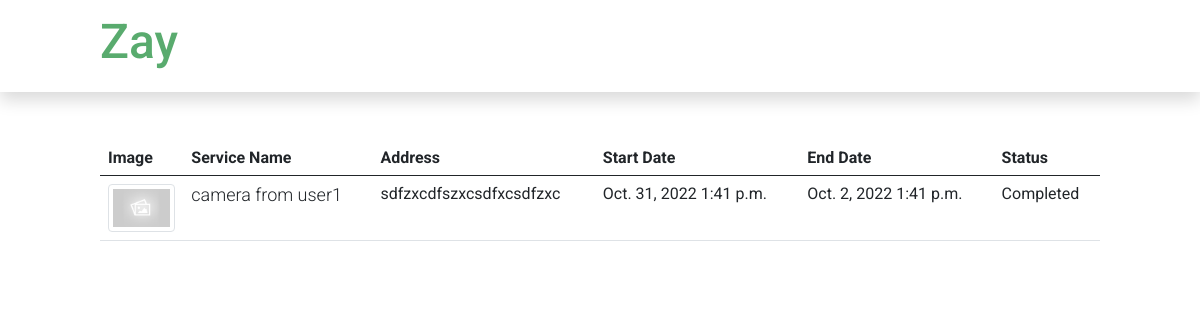
/services/order-page/ (signed in), run on the app's committed database.
### services/models.py (models this page shows)
class booking(models.Model):
    book_status = (
        ('Processing', 'Processing'),
        ('Accept', 'Accept'),
        ('Running', 'Running'),
        ('Completed', 'Completed'),
    )
    customer = models.ForeignKey(profile,on_delete=models.CASCADE, null=True, blank=True)
    services = models.ForeignKey(Event_Services,on_delete=models.CASCADE, null=True, blank=True)
    address = models.TextField(null=True, blank=True)
    start_date = models.DateField(auto_now_add=False,auto_now=False,null=True, blank=True)
    end_date = models.DateField(auto_now_add=False,auto_now=False,null=True, blank=True)
    start_time = models.TimeField(auto_now_add=False,auto_now=False,null=True, blank=True)
    end_time = models.TimeField(auto_now_add=False,auto_now=False,null=True, blank=True)
    status = models.CharField(max_length=200,choices=book_status,default='Processing')
    created = models.DateTimeField(auto_now_add=True)
    id = models.UUIDField(default=uuid.uuid4, unique=True, primary_key=True,editable=False)
    @property
    def Running(self):
        if end_date < datetime.date.today():
            status = 'Completed'

class Event_Services(models.Model):
    service_owner=models.ForeignKey(profile,on_delete=models.CASCADE,null=True,blank=True)
    service_name = models.CharField(max_length=200)
    service_description = models.TextField()
    category = models.ForeignKey('Service_Category',on_delete= models.CASCADE, null=True, blank=True)
    featured_image = models.ImageField(null=True,blank=True,default="default.jpg")
    price = models.IntegerField(null=True,blank=True)
    vote_total = models.IntegerField(default=0,null=True, blank=True)
    vote_ratio = models.IntegerField(default=0,null=True, blank=True)
    created = models.DateTimeField(auto_now_add=True)
    id = models.UUIDField(default=uuid.uuid4, unique=True, primary_key=True,editable=False)
    def __str__(self):
        return self.service_name

### services/views.py (the view)
# urls.py: path('order-page/',views.Order_Page,name='order-page'),
@login_required(login_url='login')
def Order_Page(request):
    id = request.user.profile_set.values()[0]['id']
    profiles = profile.objects.get(pk=id)
    orders = booking.objects.filter(customer=profiles.id)
    print(orders)
    context = {'order':orders,'profile':profiles}
    return render(request,'customer/order.html',context)

### users/templates/customer/order.html
{% extends 'customer/nav.html' %}
{% block content %}
<div class="container mt-5">
    <div class="row">
      <div class="col-12">
          <table class="table table-image">
            <thead>
              <tr>
                <th scope="col">Image</th>
                <th scope="col">Service Name</th>
                <th scope="col">Address</th>
                <th scope="col">Start Date</th>
                <th scope="col">End Date</th>
                <th scope="col">Status</th>
              </tr>
            </thead>
            <tbody>
                {% if order %}
                {% for orders in order %}
                    <tr>
                        <td class="col-1" href="{% url 'service-page' pk=orders.services.id %}">
                            <img src="{{orders.services.featured_image.url}}" class="img-fluid img-thumbnail" alt="Sheep">
                        </td>
                        <th scope="row"><a href="{% url 'service-page' pk=orders.services.id %}">{{orders.services}}</a></th>
                        <td>{{orders.address}}</td>
                        <td>{{orders.start_date}} {{orders.start_time}}</td>
                        <td>{{orders.end_date}} {{orders.end_time}}</td>
                        <td>{{orders.status}}</td>
                    </tr>
                {% endfor %}
                {% else %}
                    <p>No Order Here</p>
                {% endif %}
            </tbody>
          </table>
      </div>
    </div>
  </div>
{% endblock content %}

### static/cus/assets/css/templatemo.css (style rules this page uses)
body, ul, li, p, a, label, input, div { font-family: 'Roboto', sans-serif; font-size: 18px !important; font-weight: 300 !important; }

### data on the page
booking: services.featured_image (placeholder picture), services "camera from user1", address "sdfzxcdfszxcsdfxcsdfzxc", start_date "Oct. 31, 2022", start_time "1:41 p.m.", end_date "Oct. 2, 2022", end_time "1:41 p.m.", status "Completed"
